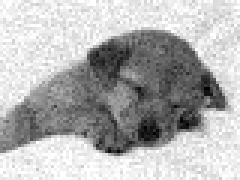
#> input picture puppy.png, 80 x 60 px (shown 3 times larger)
$ python test.py
#> lines starting #> are read from the running program, lines starting #| are printed output that depends on the picture; after the words box and inside, x2 and y2 are one past the last pixel; in counts of white or black regions, pixels touching at a corner belong together
#from gradient_descent import gradient_descent
#from fun import f, f_grad, x_dx, x_dy
import numpy as np
from PIL import Image
import matplotlib.pyplot as plt

image = Image.open("../puppy.png")
#> image is the input picture: PIL image 80x60 L; min 0, max 255, mean 178.4

def get_x_dx(img: np.ndarray):
  """"
    Calculates the term (x_i,j - x_i+1,j) for all values of the input
    Args:
        img (np.ndarray [60, 80]): image
    Returns:
        x_dx (np.ndarray [60, 80]): difference with the right neighbor
  """
  assert img.ndim == 2
  x_r = np.zeros(img.shape)
  x_r[:,:-1] = img[:, 1:] # x_00 is never subtracted so we save this space
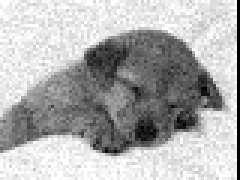
#> x_r: shape (60, 80) float64 (shown 3 times larger); min 0, max 1, mean 0.689
  x_r[:,-1] = img[:,-1] # last entry is mirrored
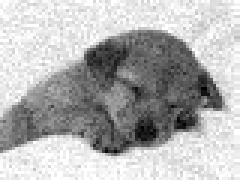
#> x_r: shape (60, 80) float64 (shown 3 times larger); 1.25% of pixels changed, all inside (x1, y1, x2, y2) = (79, 0, 80, 60)
  x_dx = img - x_r
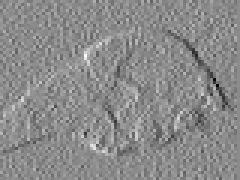
#> x_dx: shape (60, 80) float64 (shown 3 times larger); min -0.588, max 0.49, mean -0.000828; drawn with min black and max white
  # Alternatively
  # kernel = np.asarray([[-1,1]])
  # x_dx = scipy.ndimage.convolve(x, kernel, mode='nearest')
  return x_dx

#test get_x_dx
img = np.array(image)
img = img / 255.0
img = img.astype(np.float64)
x_dx = get_x_dx(img)
plt.imshow(x_dx, cmap='gray')
plt.title("x_dx")
plt.axis("off")
plt.show()
